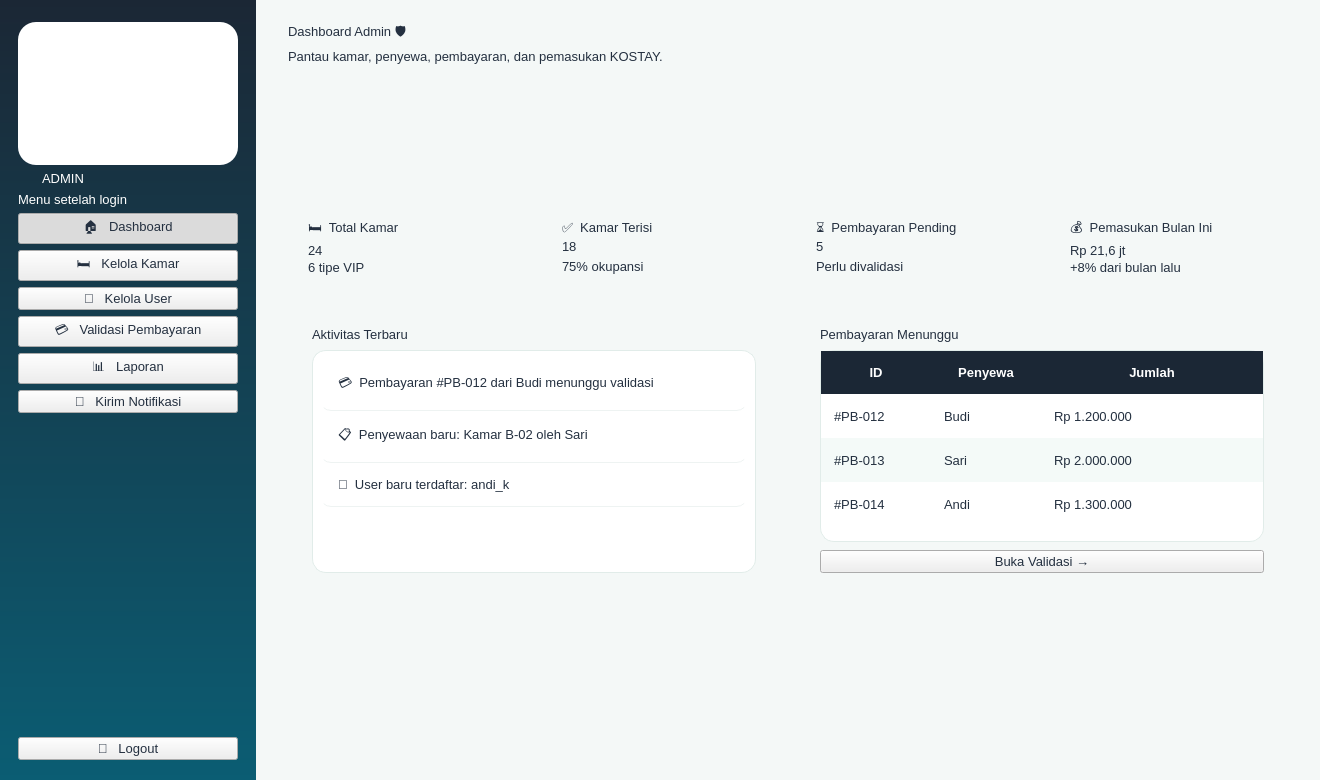
<?xml version="1.0" encoding="UTF-8"?>
<ui version="4.0">
 <class>Win_admin_dashboard</class>
 <widget class="QMainWindow" name="Win_admin_dashboard"><property name="geometry"><rect><x>0</x><y>0</y><width>1320</width><height>780</height></rect></property><property name="minimumSize"><size><width>1180</width><height>700</height></size></property><property name="windowTitle"><string>KOSTAY - Dashboard Admin</string></property><property name="styleSheet"><string notr="true">
* { font-family: 'Segoe UI', 'Inter', sans-serif; font-size: 10pt; color: #243040; }
QMainWindow, QWidget#centralwidget { background: #F4F8F7; }
QLabel { background: transparent; }
QCheckBox { background: transparent; spacing: 8px; }
QScrollArea { background: transparent; border: none; }

QFrame#loginShell { background: #FFFFFF; border-radius: 28px; }
QFrame#brandPanel { background: qlineargradient(x1:0,y1:0,x2:1,y2:1, stop:0 #E9F8F2, stop:1 #CDEFF2); border-top-left-radius: 28px; border-bottom-left-radius: 28px; }
QWidget#centralwidgetLogin { background: qlineargradient(x1:0,y1:0,x2:1,y2:1, stop:0 #1B2735, stop:0.55 #0B5D73, stop:1 #12A87B); }

QFrame#sidebarUser, QFrame#sidebarAdmin { background: qlineargradient(x1:0,y1:0,x2:0,y2:1, stop:0 #1B2735, stop:1 #0B5D73); }
QFrame#sidebarUser QLabel, QFrame#sidebarAdmin QLabel { color: #FFFFFF; }
QFrame#logoCard { background: #FFFFFF; border-radius: 18px; }
QLabel[role="roleBadge"] { background: #F7A823; color: #1B2735; border-radius: 10px; padding: 4px 12px; font-weight: 800; letter-spacing: 2px; }
QFrame#sidebarUser QLabel[role="roleBadge"], QFrame#sidebarAdmin QLabel[role="roleBadge"] { color: #1B2735; }
QLabel[role="menuHint"] { color: #9FC3CB; font-size: 9pt; }
QPushButton[nav="true"] { color: #CFE3E6; text-align: left; padding: 13px 18px; border: none; border-radius: 12px; font-weight: 600; background: transparent; }
QPushButton[nav="true"]:hover { background: rgba(255,255,255,0.10); color: #FFFFFF; }
QPushButton[nav="true"]:checked { background: qlineargradient(x1:0,y1:0,x2:1,y2:0, stop:0 #12A87B, stop:1 #2DBE7E); color: #FFFFFF; }
QPushButton[nav="logout"] { color: #FFD9A0; text-align: left; padding: 12px 18px; border: 1px solid rgba(247,168,35,0.7); border-radius: 12px; font-weight: 700; background: transparent; }
QPushButton[nav="logout"]:hover { background: #F7A823; color: #1B2735; }

QFrame[card="white"] { background: #FFFFFF; border: 1px solid #E1ECE9; border-radius: 18px; }
QFrame[card="mint"] { background: qlineargradient(x1:0,y1:0,x2:1,y2:1, stop:0 #E3F7EF, stop:1 #D2EEF3); border: none; border-radius: 18px; }
QFrame[card="green"] { background: qlineargradient(x1:0,y1:0,x2:1,y2:1, stop:0 #12A87B, stop:1 #2DBE7E); border-radius: 18px; }
QFrame[card="navy"] { background: qlineargradient(x1:0,y1:0,x2:1,y2:1, stop:0 #1B2735, stop:1 #0B5D73); border-radius: 18px; }
QFrame[card="orange"] { background: qlineargradient(x1:0,y1:0,x2:1,y2:1, stop:0 #F7A823, stop:1 #FFC857); border-radius: 18px; }
QFrame[card="teal"] { background: qlineargradient(x1:0,y1:0,x2:1,y2:1, stop:0 #0B5D73, stop:1 #12A87B); border-radius: 18px; }
QFrame[card="green"] QLabel, QFrame[card="navy"] QLabel, QFrame[card="teal"] QLabel { color: #FFFFFF; }
QFrame[card="orange"] QLabel { color: #1B2735; }

QLabel[role="title"] { font-size: 22pt; font-weight: 800; color: #1B2735; }
QLabel[role="subtitle"] { font-size: 10.5pt; color: #6B7B8C; }
QLabel[role="section"] { font-size: 13pt; font-weight: 700; color: #1B2735; }
QLabel[role="statlabel"] { font-size: 10pt; font-weight: 600; }
QLabel[role="statvalue"] { font-size: 22pt; font-weight: 800; }
QLabel[role="statsub"] { font-size: 9pt; }
QLabel[role="price"] { font-size: 14pt; font-weight: 800; color: #12A87B; }
QLabel[role="roomname"] { font-size: 12pt; font-weight: 700; color: #1B2735; }
QLabel[role="muted"] { color: #6B7B8C; }
QLabel[role="error"] { background: #FDECEC; color: #D64545; border-radius: 10px; padding: 8px 12px; font-weight: 600; }
QLabel[role="fieldlabel"] { font-weight: 600; color: #1B2735; }
QLabel[role="emoji"] { font-size: 40pt; }
QLabel[role="chip_mint"] { background: #DFF5EC; color: #0B6B55; border-radius: 12px; padding: 6px 12px; font-weight: 600; }
QLabel[role="chip_green"] { background: #12A87B; color: #FFFFFF; border-radius: 12px; padding: 5px 12px; font-weight: 700; }
QLabel[role="chip_orange"] { background: #FFF0D2; color: #A8680A; border-radius: 12px; padding: 5px 12px; font-weight: 700; }
QLabel[role="chip_navy"] { background: #E4EAF0; color: #1B2735; border-radius: 12px; padding: 5px 12px; font-weight: 700; }
QFrame[card="roomimg"] { background: qlineargradient(x1:0,y1:0,x2:1,y2:1, stop:0 #D9F3EA, stop:1 #BFE6EE); border-radius: 14px; border: none; }
QFrame[card="roomimg"] QLabel { color: #0B5D73; }

QPushButton[variant="primary"] { background: qlineargradient(x1:0,y1:0,x2:1,y2:0, stop:0 #0B5D73, stop:1 #12A87B); color: #FFFFFF; border: none; border-radius: 12px; padding: 11px 22px; font-weight: 700; }
QPushButton[variant="primary"]:hover { background: qlineargradient(x1:0,y1:0,x2:1,y2:0, stop:0 #0E7390, stop:1 #1FC490); }
QPushButton[variant="accent"] { background: #F7A823; color: #1B2735; border: none; border-radius: 12px; padding: 11px 22px; font-weight: 700; }
QPushButton[variant="accent"]:hover { background: #FFB93F; }
QPushButton[variant="danger"] { background: #FDECEC; color: #D64545; border: 1px solid #F5BCBC; border-radius: 12px; padding: 11px 22px; font-weight: 700; }
QPushButton[variant="danger"]:hover { background: #D64545; color: #FFFFFF; }
QPushButton[variant="ghost"] { background: transparent; color: #0B5D73; border: 1.5px solid #0B5D73; border-radius: 12px; padding: 10px 22px; font-weight: 700; }
QPushButton[variant="ghost"]:hover { background: #0B5D73; color: #FFFFFF; }
QPushButton[variant="link"] { background: transparent; color: #12A87B; border: none; font-weight: 700; }
QPushButton[variant="link"]:hover { color: #0B5D73; text-decoration: underline; }

QLineEdit, QComboBox, QSpinBox, QDateEdit, QTextEdit { background: #FFFFFF; border: 1.5px solid #D5E3E0; border-radius: 12px; padding: 10px 14px; selection-background-color: #12A87B; }
QLineEdit:focus, QComboBox:focus, QSpinBox:focus, QDateEdit:focus, QTextEdit:focus { border: 1.5px solid #12A87B; }
QComboBox::drop-down, QDateEdit::drop-down { border: none; width: 28px; }
QCheckBox::indicator { width: 18px; height: 18px; border-radius: 5px; border: 1.5px solid #12A87B; background: #FFFFFF; }
QCheckBox::indicator:checked { background: #12A87B; }

QTableWidget { background: #FFFFFF; border: 1px solid #E1ECE9; border-radius: 14px; gridline-color: transparent; alternate-background-color: #F4FAF8; selection-background-color: #D9F3EA; selection-color: #1B2735; }
QTableWidget::item { padding: 10px; border: none; }
QHeaderView::section { background: #1B2735; color: #FFFFFF; padding: 12px 10px; border: none; font-weight: 700; }
QListWidget { background: #FFFFFF; border: 1px solid #E1ECE9; border-radius: 14px; padding: 8px; }
QListWidget::item { padding: 14px; border-bottom: 1px solid #EEF3F2; border-radius: 10px; }
QListWidget::item:selected { background: #D9F3EA; color: #1B2735; }
QProgressBar { background: rgba(255,255,255,0.25); border: none; border-radius: 6px; }
QProgressBar::chunk { background: #F7A823; border-radius: 6px; }
QFrame[card="white"] QProgressBar { background: #E1ECE9; }
QFrame[card="white"] QProgressBar::chunk { background: #12A87B; }
QScrollBar:vertical { background: transparent; width: 10px; }
QScrollBar::handle:vertical { background: #BFD6D1; border-radius: 5px; min-height: 30px; }
QScrollBar::add-line:vertical, QScrollBar::sub-line:vertical { height: 0; }
</string></property>
<widget class="QWidget" name="centralwidget"><layout class="QHBoxLayout" name="lay371" stretch="0,1"><property name="spacing"><number>0</number></property><property name="leftMargin"><number>0</number></property><property name="topMargin"><number>0</number></property><property name="rightMargin"><number>0</number></property><property name="bottomMargin"><number>0</number></property><item>
<widget class="QFrame" name="sidebarAdmin"><property name="minimumSize"><size><width>256</width><height>0</height></size></property><property name="maximumSize"><size><width>256</width><height>16777215</height></size></property><layout class="QVBoxLayout" name="lay369"><property name="spacing"><number>6</number></property><property name="leftMargin"><number>18</number></property><property name="topMargin"><number>22</number></property><property name="rightMargin"><number>18</number></property><property name="bottomMargin"><number>20</number></property><item>
<widget class="QFrame" name="logoCard"><layout class="QVBoxLayout" name="lay365"><property name="spacing"><number>0</number></property><property name="leftMargin"><number>10</number></property><property name="topMargin"><number>10</number></property><property name="rightMargin"><number>10</number></property><property name="bottomMargin"><number>10</number></property><item>
<widget class="QLabel" name="label364"><property name="pixmap"><pixmap>images/logo.png</pixmap></property><property name="scaledContents"><bool>true</bool></property><property name="minimumSize"><size><width>176</width><height>123</height></size></property><property name="maximumSize"><size><width>176</width><height>123</height></size></property><property name="text"><string></string></property></widget>
</item>
</layout></widget>
</item>
<item>
<widget class="QLabel" name="label366"><property name="text"><string>ADMIN</string></property><property name="role" stdset="0"><string>roleBadge</string></property><property name="alignment"><set>Qt::AlignCenter</set></property><property name="maximumSize"><size><width>90</width><height>16777215</height></size></property></widget>
</item>
<item>
<widget class="QLabel" name="label367"><property name="text"><string>Menu setelah login</string></property><property name="role" stdset="0"><string>menuHint</string></property></widget>
</item>
<item>
<widget class="QPushButton" name="btnAdminDashboard"><property name="text"><string>🏠   Dashboard</string></property><property name="cursor"><cursorShape>PointingHandCursor</cursorShape></property><property name="nav" stdset="0"><string>true</string></property><property name="checkable"><bool>true</bool></property><property name="autoExclusive"><bool>true</bool></property><property name="checked"><bool>true</bool></property></widget>
</item>
<item>
<widget class="QPushButton" name="btnAdminKamar"><property name="text"><string>🛏️   Kelola Kamar</string></property><property name="cursor"><cursorShape>PointingHandCursor</cursorShape></property><property name="nav" stdset="0"><string>true</string></property><property name="checkable"><bool>true</bool></property><property name="autoExclusive"><bool>true</bool></property></widget>
</item>
<item>
<widget class="QPushButton" name="btnAdminUser"><property name="text"><string>👥   Kelola User</string></property><property name="cursor"><cursorShape>PointingHandCursor</cursorShape></property><property name="nav" stdset="0"><string>true</string></property><property name="checkable"><bool>true</bool></property><property name="autoExclusive"><bool>true</bool></property></widget>
</item>
<item>
<widget class="QPushButton" name="btnAdminValidasi"><property name="text"><string>💳   Validasi Pembayaran</string></property><property name="cursor"><cursorShape>PointingHandCursor</cursorShape></property><property name="nav" stdset="0"><string>true</string></property><property name="checkable"><bool>true</bool></property><property name="autoExclusive"><bool>true</bool></property></widget>
</item>
<item>
<widget class="QPushButton" name="btnAdminLaporan"><property name="text"><string>📊   Laporan</string></property><property name="cursor"><cursorShape>PointingHandCursor</cursorShape></property><property name="nav" stdset="0"><string>true</string></property><property name="checkable"><bool>true</bool></property><property name="autoExclusive"><bool>true</bool></property></widget>
</item>
<item>
<widget class="QPushButton" name="btnAdminNotif"><property name="text"><string>🔔   Kirim Notifikasi</string></property><property name="cursor"><cursorShape>PointingHandCursor</cursorShape></property><property name="nav" stdset="0"><string>true</string></property><property name="checkable"><bool>true</bool></property><property name="autoExclusive"><bool>true</bool></property></widget>
</item>
<item><spacer name="sp368"><property name="orientation"><enum>Qt::Vertical</enum></property><property name="sizeHint" stdset="0"><size><width>20</width><height>40</height></size></property></spacer></item>
<item>
<widget class="QPushButton" name="btnAdminLogout"><property name="text"><string>🚪   Logout</string></property><property name="cursor"><cursorShape>PointingHandCursor</cursorShape></property><property name="nav" stdset="0"><string>logout</string></property></widget>
</item>
</layout></widget>
</item>
<item>
<widget class="QWidget" name="content370"><layout class="QVBoxLayout" name="lay363"><property name="spacing"><number>16</number></property><property name="leftMargin"><number>32</number></property><property name="topMargin"><number>22</number></property><property name="rightMargin"><number>32</number></property><property name="bottomMargin"><number>24</number></property><item><layout class="QHBoxLayout" name="lay362"><property name="spacing"><number>12</number></property><property name="leftMargin"><number>0</number></property><property name="topMargin"><number>0</number></property><property name="rightMargin"><number>0</number></property><property name="bottomMargin"><number>0</number></property><item><layout class="QVBoxLayout" name="lay359"><property name="spacing"><number>4</number></property><property name="leftMargin"><number>0</number></property><property name="topMargin"><number>0</number></property><property name="rightMargin"><number>0</number></property><property name="bottomMargin"><number>0</number></property><item>
<widget class="QLabel" name="label356"><property name="text"><string>Dashboard Admin 🛡️</string></property><property name="role" stdset="0"><string>title</string></property></widget>
</item>
<item>
<widget class="QLabel" name="label357"><property name="text"><string>Pantau kamar, penyewa, pembayaran, dan pemasukan KOSTAY.</string></property><property name="role" stdset="0"><string>subtitle</string></property></widget>
</item>
<item><spacer name="sp358"><property name="orientation"><enum>Qt::Vertical</enum></property><property name="sizeHint" stdset="0"><size><width>20</width><height>4</height></size></property></spacer></item>
</layout></item>
<item><spacer name="sp360"><property name="orientation"><enum>Qt::Horizontal</enum></property><property name="sizeHint" stdset="0"><size><width>20</width><height>20</height></size></property></spacer></item>
<item>
<widget class="QLabel" name="label361"><property name="pixmap"><pixmap>images/mascot_5.png</pixmap></property><property name="scaledContents"><bool>true</bool></property><property name="minimumSize"><size><width>89</width><height>130</height></size></property><property name="maximumSize"><size><width>89</width><height>130</height></size></property><property name="text"><string></string></property></widget>
</item>
</layout></item>
<item><layout class="QGridLayout" name="grid349"><property name="horizontalSpacing"><number>16</number></property><property name="verticalSpacing"><number>16</number></property><property name="leftMargin"><number>0</number></property><property name="topMargin"><number>0</number></property><property name="rightMargin"><number>0</number></property><property name="bottomMargin"><number>0</number></property><item row="0" column="0">
<widget class="QFrame" name="frame333"><property name="card" stdset="0"><string>navy</string></property><layout class="QVBoxLayout" name="lay332"><property name="spacing"><number>2</number></property><property name="leftMargin"><number>20</number></property><property name="topMargin"><number>16</number></property><property name="rightMargin"><number>20</number></property><property name="bottomMargin"><number>16</number></property><item>
<widget class="QLabel" name="label329"><property name="text"><string>🛏️  Total Kamar</string></property><property name="role" stdset="0"><string>statlabel</string></property></widget>
</item>
<item>
<widget class="QLabel" name="label330"><property name="text"><string>24</string></property><property name="role" stdset="0"><string>statvalue</string></property></widget>
</item>
<item>
<widget class="QLabel" name="label331"><property name="text"><string>6 tipe VIP</string></property><property name="role" stdset="0"><string>statsub</string></property></widget>
</item>
</layout></widget>
</item>
<item row="0" column="1">
<widget class="QFrame" name="frame338"><property name="card" stdset="0"><string>green</string></property><layout class="QVBoxLayout" name="lay337"><property name="spacing"><number>2</number></property><property name="leftMargin"><number>20</number></property><property name="topMargin"><number>16</number></property><property name="rightMargin"><number>20</number></property><property name="bottomMargin"><number>16</number></property><item>
<widget class="QLabel" name="label334"><property name="text"><string>✅  Kamar Terisi</string></property><property name="role" stdset="0"><string>statlabel</string></property></widget>
</item>
<item>
<widget class="QLabel" name="label335"><property name="text"><string>18</string></property><property name="role" stdset="0"><string>statvalue</string></property></widget>
</item>
<item>
<widget class="QLabel" name="label336"><property name="text"><string>75% okupansi</string></property><property name="role" stdset="0"><string>statsub</string></property></widget>
</item>
</layout></widget>
</item>
<item row="0" column="2">
<widget class="QFrame" name="frame343"><property name="card" stdset="0"><string>orange</string></property><layout class="QVBoxLayout" name="lay342"><property name="spacing"><number>2</number></property><property name="leftMargin"><number>20</number></property><property name="topMargin"><number>16</number></property><property name="rightMargin"><number>20</number></property><property name="bottomMargin"><number>16</number></property><item>
<widget class="QLabel" name="label339"><property name="text"><string>⏳  Pembayaran Pending</string></property><property name="role" stdset="0"><string>statlabel</string></property></widget>
</item>
<item>
<widget class="QLabel" name="label340"><property name="text"><string>5</string></property><property name="role" stdset="0"><string>statvalue</string></property></widget>
</item>
<item>
<widget class="QLabel" name="label341"><property name="text"><string>Perlu divalidasi</string></property><property name="role" stdset="0"><string>statsub</string></property></widget>
</item>
</layout></widget>
</item>
<item row="0" column="3">
<widget class="QFrame" name="frame348"><property name="card" stdset="0"><string>teal</string></property><layout class="QVBoxLayout" name="lay347"><property name="spacing"><number>2</number></property><property name="leftMargin"><number>20</number></property><property name="topMargin"><number>16</number></property><property name="rightMargin"><number>20</number></property><property name="bottomMargin"><number>16</number></property><item>
<widget class="QLabel" name="label344"><property name="text"><string>💰  Pemasukan Bulan Ini</string></property><property name="role" stdset="0"><string>statlabel</string></property></widget>
</item>
<item>
<widget class="QLabel" name="label345"><property name="text"><string>Rp 21,6 jt</string></property><property name="role" stdset="0"><string>statvalue</string></property></widget>
</item>
<item>
<widget class="QLabel" name="label346"><property name="text"><string>+8% dari bulan lalu</string></property><property name="role" stdset="0"><string>statsub</string></property></widget>
</item>
</layout></widget>
</item>
</layout></item>
<item><layout class="QHBoxLayout" name="lay354" stretch="1,1"><property name="spacing"><number>16</number></property><property name="leftMargin"><number>0</number></property><property name="topMargin"><number>0</number></property><property name="rightMargin"><number>0</number></property><property name="bottomMargin"><number>0</number></property><item>
<widget class="QFrame" name="cardRecent"><property name="card" stdset="0"><string>white</string></property><layout class="QVBoxLayout" name="lay351"><property name="spacing"><number>8</number></property><property name="leftMargin"><number>24</number></property><property name="topMargin"><number>20</number></property><property name="rightMargin"><number>24</number></property><property name="bottomMargin"><number>20</number></property><item>
<widget class="QLabel" name="label350"><property name="text"><string>Aktivitas Terbaru</string></property><property name="role" stdset="0"><string>section</string></property></widget>
</item>
<item>
<widget class="QListWidget" name="listAdminRecent"><item><property name="text"><string>💳  Pembayaran #PB-012 dari Budi menunggu validasi</string></property></item>
<item><property name="text"><string>📋  Penyewaan baru: Kamar B-02 oleh Sari</string></property></item>
<item><property name="text"><string>👤  User baru terdaftar: andi_k</string></property></item>
</widget>
</item>
</layout></widget>
</item>
<item>
<widget class="QFrame" name="cardPending"><property name="card" stdset="0"><string>white</string></property><layout class="QVBoxLayout" name="lay353"><property name="spacing"><number>8</number></property><property name="leftMargin"><number>24</number></property><property name="topMargin"><number>20</number></property><property name="rightMargin"><number>24</number></property><property name="bottomMargin"><number>20</number></property><item>
<widget class="QLabel" name="label352"><property name="text"><string>Pembayaran Menunggu</string></property><property name="role" stdset="0"><string>section</string></property></widget>
</item>
<item>
<widget class="QTableWidget" name="tblPending"><property name="alternatingRowColors"><bool>true</bool></property><property name="editTriggers"><set>QAbstractItemView::NoEditTriggers</set></property><property name="selectionBehavior"><enum>QAbstractItemView::SelectRows</enum></property><property name="showGrid"><bool>false</bool></property><attribute name="horizontalHeaderStretchLastSection"><bool>true</bool></attribute><attribute name="horizontalHeaderDefaultSectionSize"><number>110</number></attribute><attribute name="verticalHeaderDefaultSectionSize"><number>44</number></attribute><attribute name="verticalHeaderVisible"><bool>false</bool></attribute><row/><row/><row/><column><property name="text"><string>ID</string></property></column><column><property name="text"><string>Penyewa</string></property></column><column><property name="text"><string>Jumlah</string></property></column><item row="0" column="0"><property name="text"><string>#PB-012</string></property></item>
<item row="0" column="1"><property name="text"><string>Budi</string></property></item>
<item row="0" column="2"><property name="text"><string>Rp 1.200.000</string></property></item>
<item row="1" column="0"><property name="text"><string>#PB-013</string></property></item>
<item row="1" column="1"><property name="text"><string>Sari</string></property></item>
<item row="1" column="2"><property name="text"><string>Rp 2.000.000</string></property></item>
<item row="2" column="0"><property name="text"><string>#PB-014</string></property></item>
<item row="2" column="1"><property name="text"><string>Andi</string></property></item>
<item row="2" column="2"><property name="text"><string>Rp 1.300.000</string></property></item>
</widget>
</item>
<item>
<widget class="QPushButton" name="btnBukaValidasi"><property name="text"><string>Buka Validasi →</string></property><property name="cursor"><cursorShape>PointingHandCursor</cursorShape></property><property name="variant" stdset="0"><string>ghost</string></property></widget>
</item>
</layout></widget>
</item>
</layout></item>
<item><spacer name="sp355"><property name="orientation"><enum>Qt::Vertical</enum></property><property name="sizeHint" stdset="0"><size><width>20</width><height>10</height></size></property></spacer></item>
</layout></widget>
</item>
</layout></widget>
</widget>
 <resources/>
 <connections/>
</ui>
